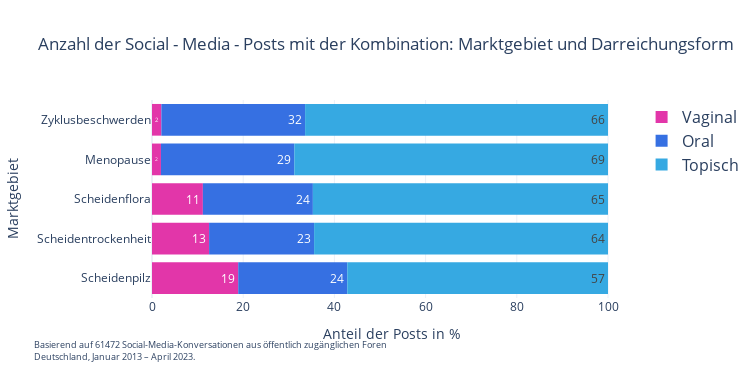

Write notebook code for a chart like this one.
### Code cell
def combine_subcategories(df, lense_1, lense_2):

    # Generate combinations of unique subcategories across buying_channel and experts
    combinations_list = list(product(lense_1, lense_2))

    # Create new dataframe with combination pairs
    combination_df = pd.DataFrame(combinations_list, columns=['Subcategory 1', 'Subcategory 2'])

    # Initialize dictionary to store combination counts
    combination_counts = {}
    id_values = set()


    # Iterate through combinations and count occurrences
    for subcategory_1, subcategory_2 in combinations_list:
        ids = sentiment_new_df.loc[
            (sentiment_new_df['subcategory'] == subcategory_1) &
            (sentiment_new_df['id'].isin(sentiment_new_df.loc[sentiment_new_df['subcategory'] == subcategory_2, 'id'])),
            'id'
        ].unique()
        count = len(ids)
        combination_counts[(subcategory_1, subcategory_2)] = count
        id_values.update(ids)
    

    # Create new dataframe from combination counts
    combination_counts_df = pd.DataFrame(combination_counts.items(), columns=['combination', 'count'])
    combination_counts_df[['subcategory_1', 'subcategory_2']] = pd.DataFrame(combination_counts_df['combination'].tolist())
    combination_counts_df = combination_counts_df.drop('combination', axis=1)

    # Store the number of unique id values from which combinations were found
    n_posts = len(id_values)

    #print(combination_counts_df)

    return combination_counts_df, n_posts





def filter_and_plot(df, counts, cat1, cat2, save_name="img"):
    
    fig = px.histogram(
        df,
        x="count",
        y="subcategory_1",
        color="subcategory_2",
        barnorm="percent",
        orientation="h",
        labels={
            "subcategory_1": "",
            "subcategory_2": "",
            "count": cat2,
        },
        color_discrete_sequence=PERMEA_COLOR_WHEEL_5_STATISTICS,
        text_auto=".0f",
        title=f'Anzahl der Social - Media - Posts mit der Kombination: {cat1} und {cat2}',
        template="plotly_white",
        category_orders={
            "subcategory_1": cat1,
            "subcategory_2": cat2
        })
    

    fig.add_annotation(dict(font=dict(size=9),
                        x=-0.25,
                        y=-0.34,
                        showarrow=False,
                        #text=f'Based on {counts} Social Media Conversations from publicy available forums mentioning {cat1} and {cat2} <br> Germany, January 2013 – April 2023.',
                        text=f"Basierend auf {counts} Social-Media-Konversationen aus öffentlich zugänglichen Foren <br>Deutschland, Januar 2013 – April 2023.",                       
                        textangle=0,
                        xanchor='left',
                        xref="paper",
                        yref="paper",
                        align="left"
))
    

    fig.update_layout(
    template='plotly_white',
    xaxis_title='Anteil der Posts in %',
    yaxis_title=cat1,
    #yaxis_range=[0, 1.1 * df['Count'].max()],
    #xaxis=dict(
        #tickmode='linear',
        #dtick=1,
        #automargin=True
    #),
    yaxis={'automargin': True},
    #margin=dict(l=130, r=150, b=10, pad=30),
    autosize=False,
    width=20 * 37.8,  # Convert 20 cm to inches (1 cm = 37.8 inches)
    height=10 * 37.8,  # Convert 9 cm to inches (1 cm = 37.8 inches)
    legend=dict(font=dict(size=16))
    )
    
    
        
    #fig.write_image(save_name+".png")
    
    fig.show()
    


df, counts= combine_subcategories(sentiment_new_df, market_area, mode_of_administration)
filter_and_plot(df, counts, "Marktgebiet", "Darreichungsform", save_name="market_area_mode_of_administration")

### Figure 1 — Plotly figure (JSON) as saved in the notebook; plotly's stock layout.template omitted (floating-point values rounded to 4 significant figures)
{"data": [{"alignmentgroup": "True", "bingroup": "y", "histfunc": "sum", "hovertemplate": "=%{y}<br>sum of Darreichungsform (normalized as percent)=%{x}<extra></extra>", "legendgroup": "Vaginal", "marker": {"color": "rgb(226, 54, 169)", "pattern": {"shape": ""}}, "name": "Vaginal", "offsetgroup": "Vaginal", "orientation": "h", "showlegend": true, "texttemplate": "%{value:.0f}", "type": "histogram", "x": [3434, 769, 1079, 751, 199], "xaxis": "x", "y": ["Scheidenpilz", "Scheidentrockenheit", "Scheidenflora", "Menopause", "Zyklusbeschwerden"], "yaxis": "y"}, {"alignmentgroup": "True", "bingroup": "y", "histfunc": "sum", "hovertemplate": "=%{y}<br>sum of Darreichungsform (normalized as percent)=%{x}<extra></extra>", "legendgroup": "Oral", "marker": {"color": "rgb(54, 112, 226)", "pattern": {"shape": ""}}, "name": "Oral", "offsetgroup": "Oral", "orientation": "h", "showlegend": true, "texttemplate": "%{value:.0f}", "type": "histogram", "x": [4343, 1414, 2333, 11178, 3056], "xaxis": "x", "y": ["Scheidenpilz", "Scheidentrockenheit", "Scheidenflora", "Menopause", "Zyklusbeschwerden"], "yaxis": "y"}, {"alignmentgroup": "True", "bingroup": "y", "histfunc": "sum", "hovertemplate": "=%{y}<br>sum of Darreichungsform (normalized as percent)=%{x}<extra></extra>", "legendgroup": "Topisch", "marker": {"color": "rgb(54, 169, 226)", "pattern": {"shape": ""}}, "name": "Topisch", "offsetgroup": "Topisch", "orientation": "h", "showlegend": true, "texttemplate": "%{value:.0f}", "type": "histogram", "x": [10385, 3958, 6259, 26297, 6440], "xaxis": "x", "y": ["Scheidenpilz", "Scheidentrockenheit", "Scheidenflora", "Menopause", "Zyklusbeschwerden"], "yaxis": "y"}], "layout": {"annotations": [{"align": "left", "font": {"size": 9}, "showarrow": false, "text": "Basierend auf 61472 Social-Media-Konversationen aus öffentlich zugänglichen Foren <br>Deutschland, Januar 2013 – April 2023.", "textangle": 0, "x": -0.25, "xanchor": "left", "xref": "paper", "y": -0.34, "yref": "paper"}], "autosize": false, "barmode": "relative", "barnorm": "percent", "height": 378, "legend": {"font": {"size": 16}, "title": {"text": ""}, "tracegroupgap": 0}, "title": {"text": "Anzahl der Social - Media - Posts mit der Kombination: Marktgebiet und Darreichungsform"}, "width": 756, "xaxis": {"anchor": "y", "domain": [0, 1], "title": {"text": "Anteil der Posts in %"}}, "yaxis": {"anchor": "x", "automargin": true, "categoryarray": ["t", "e", "i", "b", "e", "g", "t", "k", "r", "a", "M"], "categoryorder": "array", "domain": [0, 1], "title": {"text": "Marktgebiet"}}}}
